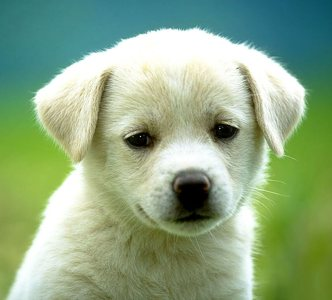
#> input picture ECSE341L-ImageProcessing/LAB1/img.jpg, 332 x 300 px, given in place of Car - 2165.mp4, which was not available
$ jupyter execute --allow-errors LAB10.ipynb   (text cells are left out)
#> lines starting #> are read from the running program, lines starting #| are printed output that depends on the picture; after the words box and inside, x2 and y2 are one past the last pixel; in counts of white or black regions, pixels touching at a corner belong together; pictures that were not available may be replaced by others from this repository, and a replacement may not be noted
[cell 1]
import numpy as np
import pandas as pd
import cv2
from google.colab.patches import cv2_imshow
from numpy import r_
import scipy

[cell 2]
img_path='https://raw.githubusercontent.com/adityav1810/Semester_5_Labs/master/ECSE341L-ImageProcessing/LAB10/lab10.jpg'
img_path='/content/zelda.tif'

[cell 3]
from skimage import io
#> (the rest of this cell did not finish here and is left out)

#> (a cell that did not finish here is left out)

[cell 5]
from scipy.fftpack import dct, idct

# implement 2D DCT
def dct2(a):
    return dct(dct(a.T, norm='ortho').T, norm='ortho')

# implement 2D IDCT
def idct2(a):
    return idct(idct(a.T, norm='ortho').T, norm='ortho')

from skimage.io import imread
from skimage.color import rgb2gray
import numpy as np
import matplotlib.pylab as plt

# read lena RGB image and convert to grayscale
#> (the rest of this cell did not finish here and is left out)

[cell 6]
plt.gray()
#> (the rest of this cell did not finish here and is left out)

[cell 7]
def dct2(a):
    return scipy.fftpack.dct( scipy.fftpack.dct( a, axis=0, norm='ortho' ), axis=1, norm='ortho' )

def idct2(a):
    return scipy.fftpack.idct( scipy.fftpack.idct( a, axis=0 , norm='ortho'), axis=1 , norm='ortho')

#> (a cell that did not finish here is left out)

#> (a cell that did not finish here is left out)

#> (a cell that did not finish here is left out)

[cell 11]

cap = cv2.VideoCapture("/content/Car - 2165.mp4")
ret, first_frame = cap.read()
#> first_frame is the input picture: shape (300, 332, 3); mean B, G, R 132.4, 168.2, 141.9
prev_gray = cv2.cvtColor(first_frame, cv2.COLOR_BGR2GRAY)
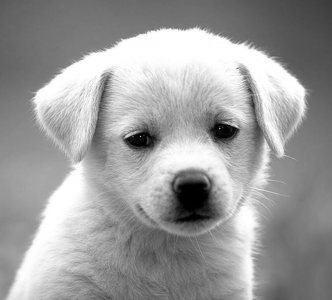
#> prev_gray: shape (300, 332); min 0, max 255, mean 156.2
mask = np.zeros_like(first_frame)
mask[..., 1] = 255
flag=1
while(cap.isOpened() & flag !=0):
    ret, frame = cap.read()
    cv2_imshow(frame)

    # Converts each frame to grayscale - we previously
    # only converted the first frame to grayscale
    gray = cv2.cvtColor(frame, cv2.COLOR_BGR2GRAY)

    # Calculates dense optical flow by Farneback method
    flow = cv2.calcOpticalFlowFarneback(prev_gray, gray,
                                       None,
                                       0.5, 3, 15, 3, 5, 1.2, 0)

    # Computes the magnitude and angle of the 2D vectors
    magnitude, angle = cv2.cartToPolar(flow[..., 0], flow[..., 1])
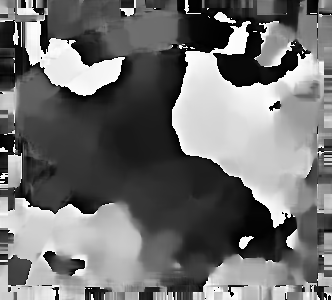
#> angle: shape (300, 332) float32; min 2.21e-05, max 6.28, mean 2.78; drawn with min black and max white

    # Sets image hue according to the optical flow
    # direction
    mask[..., 0] = angle * 180 / np.pi / 2
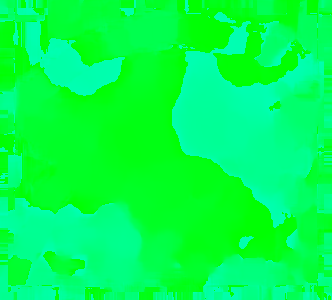
#> mask: shape (300, 332, 3); mean of channels 0, 1, 2 79.1, 255, 0; drawn as B, G, R

    # Sets image value according to the optical flow
    # magnitude (normalized)
    mask[..., 2] = cv2.normalize(magnitude, None, 0, 255, cv2.NORM_MINMAX)
#> mask: shape (300, 332, 3); 0.83% of pixels changed, all inside (x1, y1, x2, y2) = (0, 267, 238, 300)

    # Converts HSV to RGB (BGR) color representation
    rgb = cv2.cvtColor(mask, cv2.COLOR_HSV2BGR)

    # Opens a new window and displays the output frame
    cv2_imshow(rgb)

    # Updates previous frame
    prev_gray = gray

    # Frames are read by intervals of 1 millisecond. The
    # programs breaks out of the while loop when the
    # user presses the 'q' key
    flag+=1
    if flag==5:
      flag=0
    if cv2.waitKey(1) & 0xFF == ord('q'):
#> (key q is pressed here)
        break

# The following frees up resources and
# closes all windows
cap.release()
cv2.destroyAllWindows()
